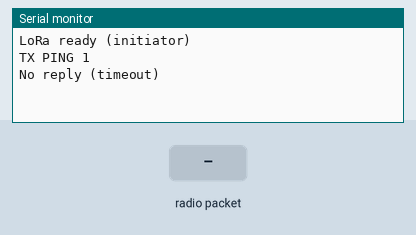
Recording of a sketch running on a simulated ESP32. Shown: the last lines printed to the serial monitor. The test bench sets the inputs (shaded band). No radio packets arrive unless stated.

Above: at 1.7 s.
1.8 s: radio packet "PING" arrives
At 4.0 s:
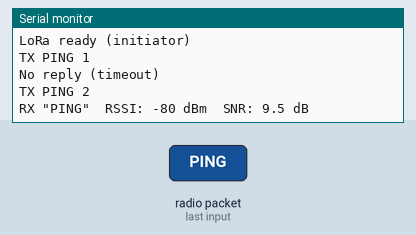
4.8 s: radio packet "1" arrives
At 6.6 s:
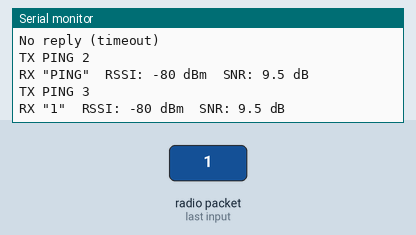
Timing chart, 0 to 8.1 s (numbered marks = the images above; inputs shaded):
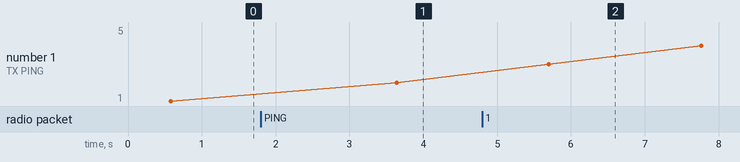

Measured:
- after the input at 1.8 s, the serial monitor: prints a new line after 1.8 s (image 1)
- after the input at 4.8 s, the serial monitor: prints a new line after 0.90 s (image 2)

The sketch:

lora_pingpong.ino
```cpp
/*
  TRINETRA - LoRa ping-pong range test (ESP32 + SX127x)

  Flash the same sketch to two boards:
    - Board 1: IS_INITIATOR = true   (sends PING, waits for PONG)
    - Board 2: IS_INITIATOR = false  (waits for PING, replies PONG)

  Both boards print RSSI and SNR of every packet received.
  Library: "LoRa" by Sandeep Mistry
*/

#include <SPI.h>
#include <LoRa.h>

// ---- CHECK THESE AGAINST YOUR WIRING ----
#define LORA_SCK   18
#define LORA_MISO  19
#define LORA_MOSI  23
#define LORA_SS    5
#define LORA_RST   14
#define LORA_DIO0  26
#define LORA_FREQ  433E6      // match your module and local regulations
// -----------------------------------------

#define IS_INITIATOR   true
#define REPLY_TIMEOUT  1000   // ms the initiator waits for a PONG
#define PING_INTERVAL  2000   // ms between pings

uint32_t counter = 0;

void sendPacket(const String &msg) {
  LoRa.beginPacket();
  LoRa.print(msg);
  LoRa.endPacket();
}

// Returns true and fills msg if a packet arrives within timeoutMs
bool receivePacket(String &msg, uint32_t timeoutMs) {
  uint32_t start = millis();
  while (millis() - start < timeoutMs) {
    int size = LoRa.parsePacket();
    if (size) {
      msg = "";
      while (LoRa.available()) msg += (char)LoRa.read();
      return true;
    }
    delay(2);
  }
  return false;
}

void logPacket(const String &msg) {
  Serial.printf("RX \"%s\"  RSSI: %d dBm  SNR: %.1f dB\n",
                msg.c_str(), LoRa.packetRssi(), LoRa.packetSnr());
}

void setup() {
  Serial.begin(115200);
  delay(500);

  SPI.begin(LORA_SCK, LORA_MISO, LORA_MOSI, LORA_SS);
  LoRa.setPins(LORA_SS, LORA_RST, LORA_DIO0);

  if (!LoRa.begin(LORA_FREQ)) {
    Serial.println("LoRa init failed - check wiring and antenna");
    while (true) delay(1000);
  }

  LoRa.setSpreadingFactor(7);
  LoRa.setSignalBandwidth(125E3);
  LoRa.setCodingRate4(5);

  Serial.println(IS_INITIATOR ? "LoRa ready (initiator)" : "LoRa ready (responder)");
}

void loop() {
  String msg;

  if (IS_INITIATOR) {
    counter++;
    sendPacket("PING " + String(counter));
    Serial.printf("TX PING %lu\n", (unsigned long)counter);

    if (receivePacket(msg, REPLY_TIMEOUT)) {
      logPacket(msg);
    } else {
      Serial.println("No reply (timeout)");
    }
    delay(PING_INTERVAL);
  } else {
    if (receivePacket(msg, 5000)) {
      logPacket(msg);
      if (msg.startsWith("PING ")) {
        sendPacket("PONG " + msg.substring(5));
        Serial.println("TX PONG");
      }
    }
  }
}
```
